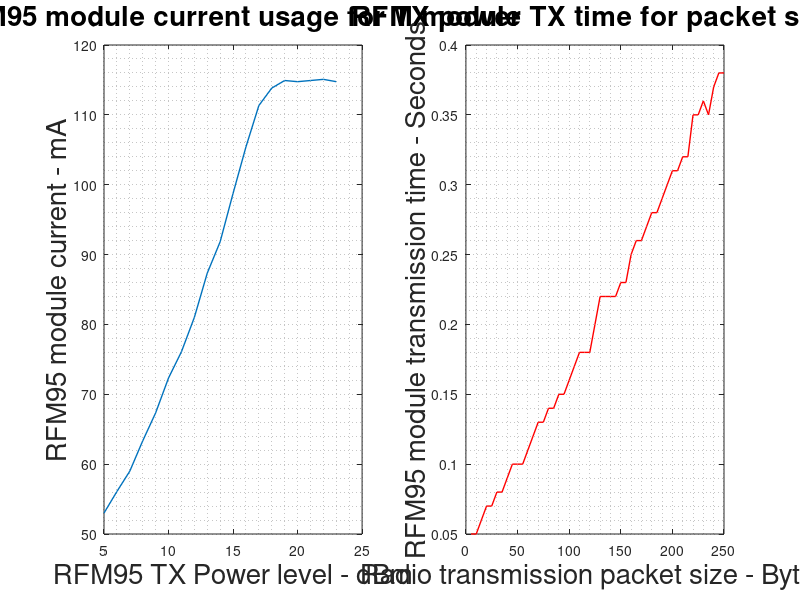

This chart was generated by the following MATLAB code:
clear; clc;
load TX_Power_and_Size.mat

figure
subplot(1,2,1)
plot(TX_Power,current*1000,'lineWidth',1)
xlabel('RFM95 TX Power level - dBm','fontSize',20)
ylabel('RFM95 module current - mA','fontSize',20)
grid minor;
title('RFM95 module current usage for TX power','fontSize',20)
subplot(1,2,2)
plot(ByteSize,TXtimeSec,'r','lineWidth',1)
xlabel('Radio transmission packet size - Bytes','fontSize',20)
ylabel('RFM95 module transmission time - Seconds','fontSize',20)
grid minor;
title('RFM module TX time for packet size','fontSize',20)
